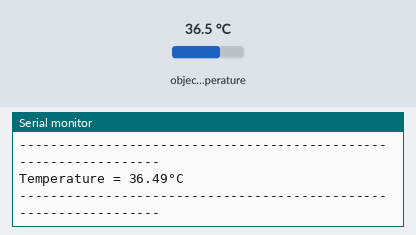
The sketch below on a simulated ESP32. Shown: the last lines printed to the serial monitor. Inputs (shaded band) come from the test bench; at power-on: object temperature 36.5 °C.

Above: at 1.8 s.
1.9 s: object temperature set to 20 °C
At 2.6 s:
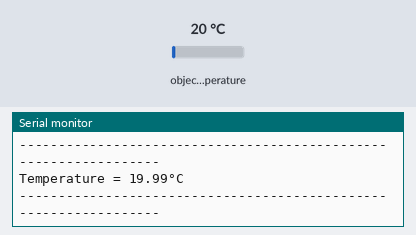
3.4 s: object temperature set to 26 °C
At 4.3 s:
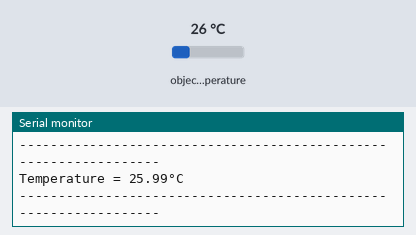
Timing chart, 0 to 6.4 s (numbered marks = the images above; inputs shaded):
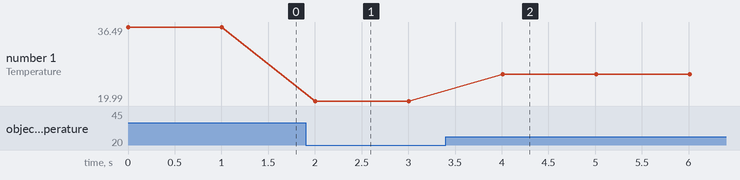

The sketch:

TempwithESP32.ino
```cpp
#include <Adafruit_MLX90614.h>

Adafruit_MLX90614 mlx = Adafruit_MLX90614();

void setup() {
  Serial.begin(115200);
  while (!Serial);

  if (!mlx.begin()) {
    Serial.println("Error connecting to MLX sensor. Check wiring.");
    while (1);
  };
}

void loop() {

  Serial.print("Temperature = ");
  Serial.print(mlx.readObjectTempC());
  Serial.println("°C");


  Serial.println("-----------------------------------------------------------------");
  delay(1000);
}
```

Measured:
- after the input at 1.9 s, the serial monitor: prints a new line after 0.10 s (image 1)
- after the input at 3.4 s, the serial monitor: prints a new line after 0.61 s (image 2)
- plotted number 1: 36.49 → 19.99 after the input at 1.9 s, 19.99 → 25.99 after the input at 3.4 s
